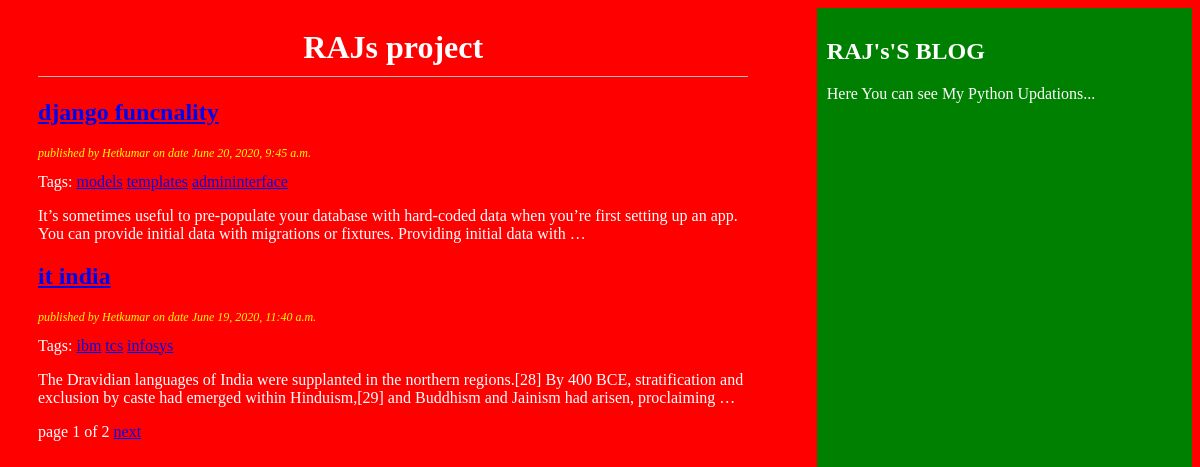
The page / on the database its author committed.
### blogapp/models.py (models this page shows, shortened)
class Post(models.Model):
    STATUS_CHOICES=(('draft','Draft'),('published','Published'))
    title=models.CharField(max_length=256)
    slug=models.SlugField(max_length=256,unique_for_date="publish")
    author=models.ForeignKey(User,related_name='blog_posts',on_delete=models.CASCADE)
    body=models.TextField()
    publish=models.DateTimeField(default=timezone.now)
    created=models.DateTimeField(auto_now_add=True)
    updated=models.DateTimeField(auto_now=True)
    status=models.CharField(max_length=10,choices=STATUS_CHOICES,default='draft')
    tags=TaggableManager()
    class Meta:
        ordering=('-publish',)
    def get_absolute_url(self):
        return  reverse('post_detail',args=[self.publish.year,self.publish.strftime('%m'),self.publish.strftime('%d'),self.slug])

### blogapp/views.py (the view)
# urls.py: url(r'^$',views.post_list_view),
def post_list_view(request,tag_slug=None):
    post_list=Post.objects.filter(status__iexact='Published')
    tag=None
    if tag_slug:
        tag=get_object_or_404(Tag,slug=tag_slug)
        post_list=post_list.filter(tags__in=[tag])
    paginator=Paginator(post_list,2)
    page_number=request.GET.get('page')
    try:
        post_list=paginator.page(page_number)
    except PageNotAnInteger:
        post_list=paginator.page(1)
    except EmptyPage:
        post_list=paginator.page(paginator.num_pages)
    return render(request,'blogapp/post_list.html',{'post_list':post_list})

### templates/blogapp/post_list.html (shortened to what this page needs)
{%extends 'blogapp/base.html'%}
{%block body_block%}
<h1>RAJs project</h1>
{%for blog in post_list%}
<h2><a href="{{blog.get_absolute_url}}">{{blog.title}}</a></h2><p id="date">  published by {{blog.author|title}} on date {{blog.publish}}</p>
Tags: {%for tag in blog.tags.all%}
<a href="{%url 'post_list_by_tag_name' tag.slug%}">{{tag.name}}</a>
{%endfor%}
{{blog.body|truncatewords:30|linebreaks}}
{%endfor%}
<div class="paginator">
<span class="current">page {{post_list.number}} of {{post_list.paginator.num_pages}}</span>
<span>
{%if post_list.has_next%}
<a href="?page={{post_list.next_page_number}}"> next</a>
{%endif%}
</span>
</div>
{%endblock%}

### templates/blogapp/base.html (shortened to what this page needs)
{%load static%}
<html>
<head>
<link rel="stylesheet" href="{%static "css/blog.css"%}">
</head>
<body>
<div class="content">
{%block body_block%}
{%endblock%}
</div>
<div class="sidebar">
<h2>RAJ's'S BLOG</h2>
<p>Here You can see My Python Updations...</p>
</div>
</body>
</html>

### static/css/blog.css (style rules this page uses)
.content { float:left; width: 60%; padding:0 0 0 30px; }
.sidebar { float:right; width:30%; padding:10px; background: green; height: 100%; }
h1 { text-align: center; border-bottom: 1px solid #bbb; padding: 0 0 10px 0; }
#date { color:yellow; font-size:12px; font-style: italic; }
body { background: red; color:white; }

### rows shown on the page
Post: title "django funcnality", author "Hetkumar", publish "June 20, 2020, 9:45 a.m.", body "It’s sometimes useful to pre-populate your database with hard-coded data when you’re first setting up an app. You can provide initial data with migrations or fixtures. Providing initial data with …"
Tag: name "models"
Tag: name "templates"
Tag: name "admininterface"
Post: title "it india", author "Hetkumar", publish "June 19, 2020, 11:40 a.m.", body "The Dravidian languages of India were supplanted in the northern regions.[28] By 400 BCE, stratification and exclusion by caste had emerged within Hinduism,[29] and Buddhism and Jainism had arisen, proclaiming …"
Tag: name "ibm"
Tag: name "tcs"
Tag: name "infosys"

### other values the page prints
{{ post_list.number }} "1"
{{ post_list.paginator.num_pages }} "2"
